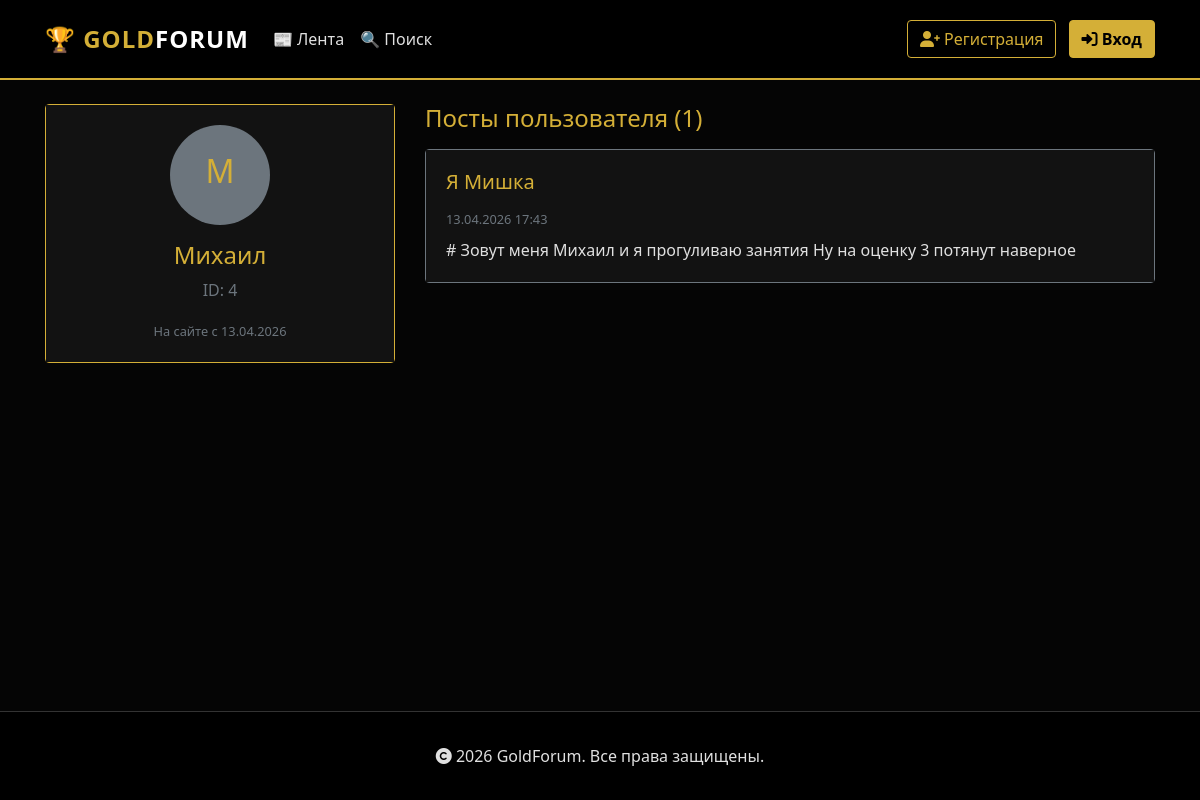
Screenshot of /profile/4 with the database file from the repository.
### backend/database/models/users_model.py (models this page shows, shortened)
class UserModel(SqlAlchemyBase, UserMixin, SerializerMixin):
    __tablename__ = 'users'
    id = sqlalchemy.Column(sqlalchemy.Integer, primary_key=True, autoincrement=True)
    username = sqlalchemy.Column(sqlalchemy.String, unique=True, nullable=False, index=True)
    passwd_hash = sqlalchemy.Column(sqlalchemy.String, nullable=False)
    tg_id = sqlalchemy.Column(sqlalchemy.String, unique=True, nullable=True, index=True)
    created_at = sqlalchemy.Column(sqlalchemy.DateTime, default=datetime.datetime.now)
    posts = orm.relationship("PostModel", back_populates='user', cascade='all, delete-orphan')

### backend/database/models/posts_model.py (models this page shows, shortened)
class PostModel(SqlAlchemyBase, SerializerMixin):
    __tablename__ = 'posts'
    id = sqlalchemy.Column(sqlalchemy.Integer, primary_key=True, autoincrement=True)
    author = sqlalchemy.Column(sqlalchemy.String, nullable=False, index=True)
    title = sqlalchemy.Column(sqlalchemy.String, nullable=True)
    content = sqlalchemy.Column(sqlalchemy.Text, nullable=False)
    content_html = sqlalchemy.Column(sqlalchemy.Text, nullable=True)
    created_at = sqlalchemy.Column(sqlalchemy.DateTime, default=datetime.datetime.now, index=True)
    updated_at = sqlalchemy.Column(sqlalchemy.DateTime, onupdate=datetime.datetime.now)
    path = sqlalchemy.Column(sqlalchemy.Text, nullable=True)
    attached_images = sqlalchemy.Column(sqlalchemy.Text, nullable=True)
    attached_files = sqlalchemy.Column(sqlalchemy.Text, nullable=True)
    likes_count = sqlalchemy.Column(sqlalchemy.Integer, default=0, nullable=False)
    user_id = sqlalchemy.Column(sqlalchemy.Integer, sqlalchemy.ForeignKey("users.id"), nullable=True, index=True)
    user = orm.relationship('UserModel')
    comments = orm.relationship('CommentModel', back_populates='post', cascade='all, delete-orphan')

### app.py (the view, shortened to what this page needs)
@app.route('/profile/<int:user_id>')
def profile(user_id):
    db_sess = db_session.create_session()
    try:
        user = db_sess.get(UserModel, user_id)
        if not user:
            abort(404)
        posts = db_sess.query(PostModel).filter_by(user_id=user.id).order_by(PostModel.created_at.desc()).all()
        is_owner = current_user.is_authenticated and current_user.id == user_id
        liked_posts = []
        favorite_posts = []
        read_posts = []
        return render_template(
            'profile.html',
            user=user,
            posts=posts,
            is_owner=is_owner,
            liked_posts=liked_posts,
            favorite_posts=favorite_posts,
            read_posts=read_posts
        )
    finally:
        db_sess.close()

### backend/database/db_session.py (called while the page is built)
def create_session() -> Session:
    global __factory
    return __factory()

### templates/profile.html (shortened to what this page needs)
{% extends "base.html" %}
{% block content %}
<div class="row">
    <div class="col-md-4 mb-4">
        <div class="card border-gold text-center">
            <div class="card-body">
                <div class="rounded-circle bg-secondary d-flex align-items-center justify-content-center mx-auto mb-3"
                     style="width: 100px; height: 100px;">
                    <span class="h2 text-gold">{{ user.username[0].upper() }}</span>
                </div>
                <h4 class="text-gold">{{ user.username }}</h4>
                <p class="text-muted">ID: {{ user.id }}</p>
                <small class="text-muted">
                    На сайте с {{ user.created_at.strftime('%d.%m.%Y') if user.created_at else 'Неизвестно' }}
                </small>
            </div>
        </div>
    </div>
    <div class="col-md-8">
        {% if is_owner %}
        <ul class="nav nav-tabs mb-3" id="profileTabs" role="tablist">
            <li class="nav-item">
                <a class="nav-link active" id="posts-tab" data-toggle="tab" href="#posts" role="tab">
                    📝 Мои посты (<span id="posts-count">{{ posts|length }}</span>)
                </a>
            </li>
            <li class="nav-item">
                <a class="nav-link" id="liked-tab" data-toggle="tab" href="#liked" role="tab">
                    ❤️ Понравившиеся (<span id="liked-count">{{ liked_posts|length }}</span>)
                </a>
            </li>
            <li class="nav-item">
                <a class="nav-link" id="favorites-tab" data-toggle="tab" href="#favorites" role="tab">
                    ⭐ Избранное (<span id="favorites-count">{{ favorite_posts|length }}</span>)
                </a>
            </li>
            <li class="nav-item">
                <a class="nav-link" id="read-tab" data-toggle="tab" href="#read" role="tab">
                    ✓ Прочитанные (<span id="read-count">{{ read_posts|length }}</span>)
                </a>
            </li>
        </ul>
        <div class="tab-content" id="profileTabContent">
            <div class="tab-pane fade show active" id="posts" role="tabpanel">
                <div id="posts-content">
                    {% if posts %}
                        {% for post in posts %}
                        <div class="card mb-3 border-secondary">
                            <div class="card-body">
                                <h5 class="card-title">
                                    <a href="/post/{{ post.id }}" class="text-gold text-decoration-none">
                                        {{ post.title or 'Без заголовка' }}
                                    </a>
                                </h5>
                                <small class="text-muted">{{ post.created_at.strftime('%d.%m.%Y %H:%M') if post.created_at else 'Неизвестно' }}</small>
                                <p class="mt-2 mb-0">{{ post.content[:150] }}{% if post.content|length > 150 %}...{% endif %}</p>
                            </div>
                        </div>
                        {% endfor %}
                    {% else %}
                        <p class="text-muted text-center py-3">Вы ещё не опубликовали постов</p>
                    {% endif %}
                </div>
            </div>
            <div class="tab-pane fade" id="liked" role="tabpanel">
                <div id="liked-content">
                    {% if liked_posts %}
                        {% for post in liked_posts %}
                        <div class="card mb-3 border-secondary">
                            <div class="card-body">
                                <h5 class="card-title">
                                    <a href="/post/{{ post.id }}" class="text-gold text-decoration-none">
                                        ❤️ {{ post.title or 'Без заголовка' }}
                                    </a>
                                </h5>
                                <small class="text-muted">
                                    Автор: {{ post.author }} | {{ post.created_at.strftime('%d.%m.%Y %H:%M') if post.created_at else 'Неизвестно' }}
                                </small>
                                <p class="mt-2 mb-0">{{ post.content[:150] }}{% if post.content|length > 150 %}...{% endif %}</p>
                            </div>
                        </div>
                        {% endfor %}
                    {% else %}
                        <p class="text-muted text-center py-3">Вы ещё не лайкали постов</p>
                    {% endif %}
                </div>
            </div>
            <div class="tab-pane fade" id="favorites" role="tabpanel">
                <div id="favorites-content">
                    {% if favorite_posts %}
                        {% for post in favorite_posts %}
                        <div class="card mb-3 border-secondary">
                            <div class="card-body">
                                <h5 class="card-title">
                                    <a href="/post/{{ post.id }}" class="text-gold text-decoration-none">
                                        ⭐ {{ post.title or 'Без заголовка' }}
                                    </a>
                                </h5>
                                <small class="text-muted">
                                    Автор: {{ post.author }} | {{ post.created_at.strftime('%d.%m.%Y %H:%M') if post.created_at else 'Неизвестно' }}
                                </small>
                                <p class="mt-2 mb-0">{{ post.content[:150] }}{% if post.content|length > 150 %}...{% endif %}</p>
                            </div>
                        </div>
                        {% endfor %}
                    {% else %}
                        <p class="text-muted text-center py-3">У вас пока нет избранных постов</p>
                    {% endif %}
                </div>
            </div>
            <div class="tab-pane fade" id="read" role="tabpanel">
                <div id="read-content">
                    {% if read_posts %}
                        {% for post in read_posts %}
                        <div class="card mb-3 border-secondary">
                            <div class="card-body">
                                <h5 class="card-title">
                                    <a href="/post/{{ post.id }}" class="text-gold text-decoration-none">
                                        ✓ {{ post.title or 'Без заголовка' }}
                                    </a>
                                </h5>
                                <small class="text-muted">
                                    Автор: {{ post.author }} | {{ post.created_at.strftime('%d.%m.%Y %H:%M') if post.created_at else 'Неизвестно' }}
                                </small>
                                <p class="mt-2 mb-0">{{ post.content[:150] }}{% if post.content|length > 150 %}...{% endif %}</p>
                            </div>
                        </div>
                        {% endfor %}
                    {% else %}
                        <p class="text-muted text-center py-3">Вы ещё не отмечали постов как прочитанные</p>
                    {% endif %}
                </div>
            </div>
        </div>
        {% else %}
        <h4 class="text-gold mb-3">Посты пользователя ({{ posts|length }})</h4>
        {% if posts %}
            {% for post in posts %}
            <div class="card mb-3 border-secondary">
                <div class="card-body">
                    <h5 class="card-title">
                        <a href="/post/{{ post.id }}" class="text-gold text-decoration-none">
                            {{ post.title or 'Без заголовка' }}
                        </a>
                    </h5>
                    <small class="text-muted">{{ post.created_at.strftime('%d.%m.%Y %H:%M') if post.created_at else 'Неизвестно' }}</small>
                    <p class="mt-2 mb-0">{{ post.content[:150] }}{% if post.content|length > 150 %}...{% endif %}</p>
                </div>
            </div>
            {% endfor %}
        {% else %}
            <p class="text-muted">Пользователь ещё не опубликовал постов</p>
        {% endif %}
        {% endif %}
    </div>
</div>
{% endblock %}

### static/css/style.css (style rules this page uses)
:root { --bg-black: #050505; --bg-card: #121212; --bg-dark: #1a1a1a; --gold-primary: #D4AF37; --gold-hover: #B59024; --gold-light: #F4CF57; --text-main: #E0E0E0; --text-muted: #A0A0A0; }
body { background-color: var(--bg-black); color: var(--text-main); font-family: 'Segoe UI', Tahoma, Geneva, Verdana, sans-serif; min-height: 100vh; display: flex; flex-direction: column; }
a { color: var(--gold-primary); text-decoration: none; transition: color 0.3s ease; }
.text-gold { color: var(--gold-primary) !important; }
.border-gold { border-color: var(--gold-primary) !important; }
.card { background-color: var(--bg-card); border: 1px solid #333; transition: border-color 0.3s ease; }
.card-body { background-color: var(--bg-card); }

### rows the page displays
UserModel: username "М", username "Михаил", id "4", created_at "13.04.2026"
PostModel: title "Я Мишка", created_at "13.04.2026 17:43", content "# Зовут меня Михаил и я прогуливаю занятия Ну на оценку 3 потянут наверное"

### other values shown
{{ posts|length }} "1"
